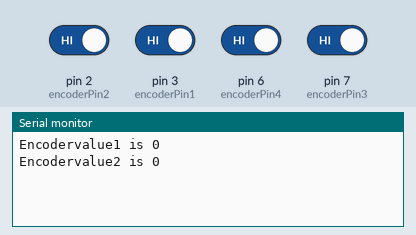
Simulated run of this sketch. Board: Arduino Uno, built with avr-gcc and run on an emulated ATmega328P. Shown: the last lines printed to the serial monitor. The test bench sets the inputs (shaded band); at power-on: pin 2 (encoderPin2), pin 3 (encoderPin1), pin 6 (encoderPin4), pin 7 (encoderPin3) HIGH.

Above: at 1.2 s.
1.3 s: pin 2 (encoderPin2) driven LOW
2.8 s: pin 6 (encoderPin4) driven LOW
At 3.8 s:
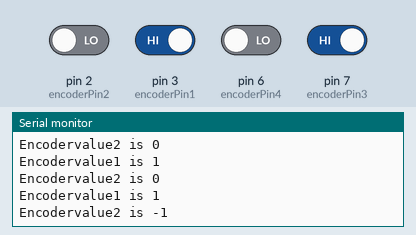
4.3 s: pin 7 (encoderPin3) driven LOW
At 5.3 s:
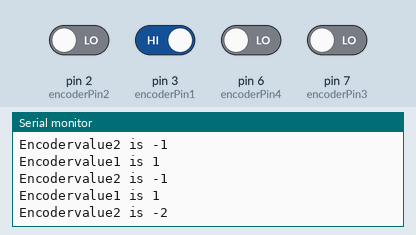
5.8 s: pin 2 (encoderPin2) driven HIGH
7.3 s: pin 3 (encoderPin1) driven LOW
8.8 s: pin 6 (encoderPin4) driven HIGH
At 9.6 s:
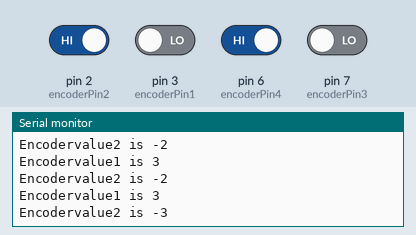
Timing chart, 0 to 11.3 s (numbered marks = the images above; inputs shaded):
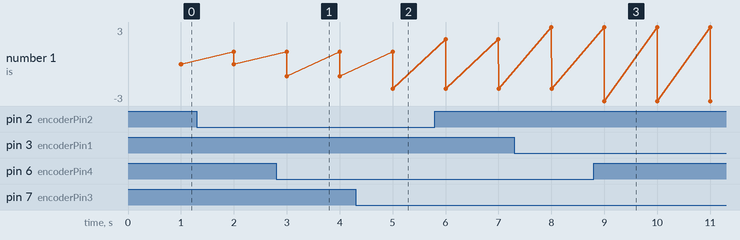

Measured:
- after the input at 2.8 s, the serial monitor: prints a new line after 0.20 s (image 1)
- after the input at 4.3 s, the serial monitor: prints a new line after 0.70 s (image 2)
- after the input at 8.8 s, the serial monitor: prints a new line after 0.20 s (image 3)
- plotted number 1: 0 → -1 after the input at 2.8 s, -1 → -2 after the input at 4.3 s, -2 → -3 after the input at 8.8 s

The sketch:

both_encoders.ino
```cpp
// Arduino code for motor control.
// Packages.
#include <Wire.h>
#include <Adafruit_MotorShield.h>
#include "utility/Adafruit_PWMServoDriver.h"

// Definitions.

// Create the motor shield object with the default I2C address
Adafruit_MotorShield AFMS = Adafruit_MotorShield();
// Or, create it with a different I2C address (say for stacking)
// Adafruit_MotorShield AFMS = Adafruit_MotorShield(0x61);

//encoder variables
 //encoder 1 (with interrupt)
int encoderPin1 = 3;
int encoderPin2 = 2;

int MSB_1 = 0;
int LSB_1 = 0;

volatile int lastEncoded_1 = 0;
volatile long encoderValue_1 = 0;
long lastencoderValue_1 = 0;
int lastMSB_1 = 0;
int lastLSB_1 = 0;


 //encoder 2 (without interrupt)
int encoderPin3 = 7;
int encoderPin4 = 6;

volatile int lastEncoded_2 = 0;
volatile long encoderValue_2 = 0;

long lastencoderValue_2 = 0;
int currentMSB_2 = 0;
int currentLSB_2 = 0;
int lastMSB_2 = 0;
int lastLSB_2 = 0;
unsigned long time = 0;

void setup() {
  Serial.begin (115200);
  pinMode(encoderPin1, INPUT);
  pinMode(encoderPin2, INPUT);
  pinMode(encoderPin3, INPUT);
  pinMode(encoderPin4, INPUT);
  digitalWrite(encoderPin1, HIGH);
  digitalWrite(encoderPin2, HIGH);
  digitalWrite(encoderPin3, HIGH);
  digitalWrite(encoderPin4, HIGH);
  //call updateEncoder() when any high/low changed seen
  //on interrupt 0 (pin 2), or interrupt 1 (pin 3)
  attachInterrupt(0, updateEncoder_1, CHANGE);
  attachInterrupt(1, updateEncoder_1, CHANGE);
  AFMS.begin();
}

void loop(){
  currentMSB_2 = digitalRead(encoderPin3);
  currentLSB_2 = digitalRead(encoderPin4);
  if (currentMSB_2 != lastMSB_2 || currentLSB_2 !=lastLSB_2){
    updateEncoder_2();
  }
  lastMSB_2 = currentMSB_2;
  lastLSB_2 = currentLSB_2;
  if (millis()-time >= 1000){
    Serial.print("Encodervalue1 is ");
    Serial.println(encoderValue_1);
    Serial.print("Encodervalue2 is ");
    Serial.println(encoderValue_2);
    time = millis();
  }
}

void updateEncoder_1(){
  MSB_1 = digitalRead(encoderPin1); //MSB = most significant bit
  LSB_1 = digitalRead(encoderPin2); //LSB = least significant bit

  int encoded_1 = (MSB_1 << 1) |LSB_1; //converting the 2 pin value to single number
  int sum_1  = (lastEncoded_1 << 2) | encoded_1; //adding it to the previous encoded value

  if(sum_1 == 0b1101 || sum_1 == 0b0100 || sum_1 == 0b0010 || sum_1 == 0b1011) encoderValue_1 ++;
  if(sum_1 == 0b1110 || sum_1 == 0b0111 || sum_1 == 0b0001 || sum_1 == 0b1000) encoderValue_1 --;

  lastEncoded_1 = encoded_1; //store this value for next time
}

void updateEncoder_2(){
  int MSB_2 = digitalRead(encoderPin3); //MSB = most significant bit
  int LSB_2 = digitalRead(encoderPin4); //LSB = least significant bit

  int encoded_2 = (MSB_2 << 1) |LSB_2; //converting the 2 pin value to single number
  int sum_2  = (lastEncoded_2 << 2) | encoded_2; //adding it to the previous encoded value

  if(sum_2 == 0b1101 || sum_2 == 0b0100 || sum_2 == 0b0010 || sum_2 == 0b1011) encoderValue_2 ++;
  if(sum_2 == 0b1110 || sum_2 == 0b0111 || sum_2 == 0b0001 || sum_2 == 0b1000) encoderValue_2 --;

  lastEncoded_2 = encoded_2; //store this value for next time
}
```
